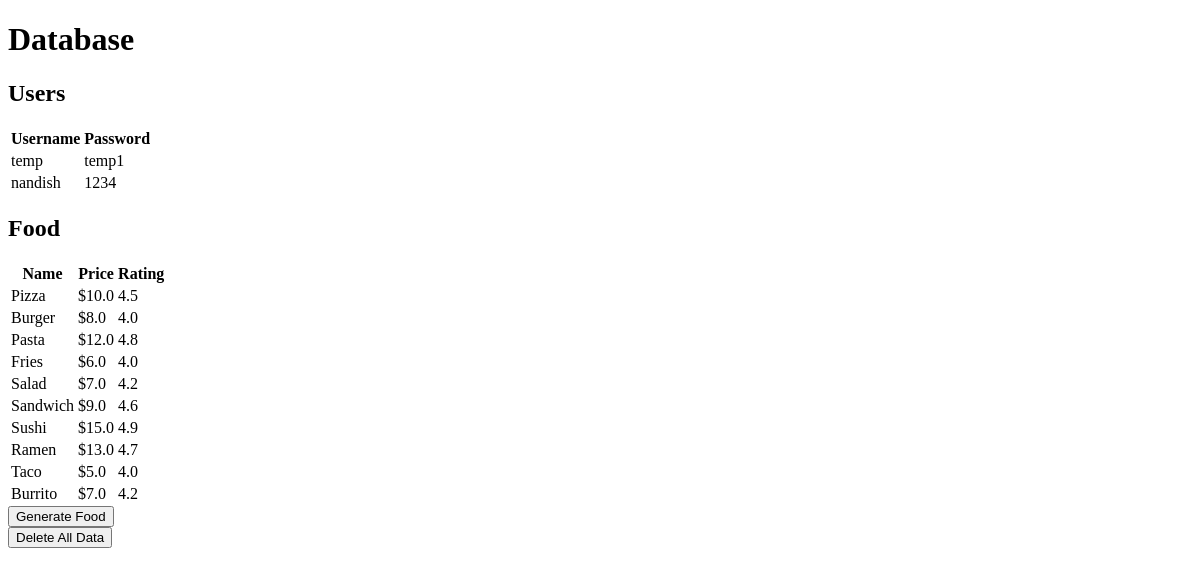
The page /database on the database as committed earlier.
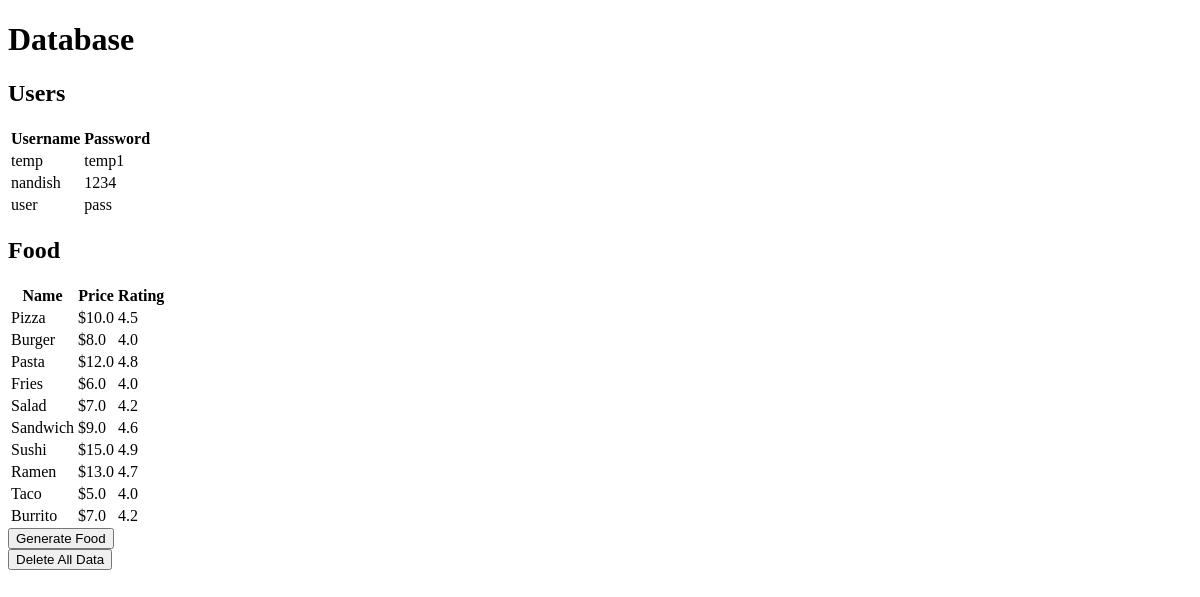
The same page on the database as committed later.
### tables this page shows
CREATE TABLE users (id INTEGER PRIMARY KEY, username TEXT, password TEXT);

CREATE TABLE food (id INTEGER PRIMARY KEY, name TEXT, price REAL, rating REAL);

### main.py (the view)
@app.route("/database")
def database_view():
    data = database.get_db_data()
    usersData = data["users"]
    foodData = data["food"]
    print(data)
    if not data:
        return "No data in database"
    return render_template("database.html", users=usersData, foods=foodData)

### database.py (called while the page is built)
def get_db():
    db = getattr(g, "_database", None)
    if db is None:
        db = g._database = sqlite3.connect(DATABASE)
    return db

def get_db_data():
    conn = get_db()
    cursor = conn.cursor()
    cursor.execute("SELECT * FROM users")
    users = cursor.fetchall()
    cursor.execute("SELECT * FROM food")
    food = cursor.fetchall()
    if users:
        for enum, user in enumerate(users):
            users[enum] = {"id": user[0], "username": user[1], "password": user[2]}
    if food:
        for enum, product in enumerate(food):
            food[enum] = {
                "id": product[0],
                "name": product[1],
                "price": product[2],
                "rating": product[3],
            }
    data = {"users": users, "food": food}
    conn.close()
    return data

### templates/database.html (shortened to what this page needs)
<!DOCTYPE html>
<html>
    <head>
    </head>
    <body>
        <h1>Database</h1>
        <h2>Users</h2>
        {% if users %}
        <table>
            <tr>
                <th>Username</th>
                <th>Password</th>
            </tr>
            {% for user in users %}
            <tr>
                <td>{{ user.username }}</td>
                <td>{{ user.password }}</td>
            </tr>
            {% endfor %}
        </table>
        {% else %}
        <p>No users available.</p>
        {% endif %}
        <h2>Food</h2>
        {% if foods %}
        <table>
            <tr>
                <th>Name</th>
                <th>Price</th>
                <th>Rating</th>
            </tr>
            {% for food in foods %}
            <tr>
                <td>{{ food.name }}</td>
                <td>${{ food.price }}</td>
                <td>{{ food.rating }}</td>
            </tr>
            {% endfor %}
        </table>
        {% else %}
        <p>No Food available.</p>
        {% endif %}
        <form action="/generate_food" method="post">
            <input type="submit" value="Generate Food"
                onclick="return confirm('Are you want to generate food?')">
        </form>
        <form action="/delete_all" method="post">
            <input type="submit" value="Delete All Data"
                onclick="return confirm('Are you sure you want to delete all data?')">
        </form>
    </body>
</html>

Rows that differ between the two databases and show on the page:
added users: username "user", password "pass"
